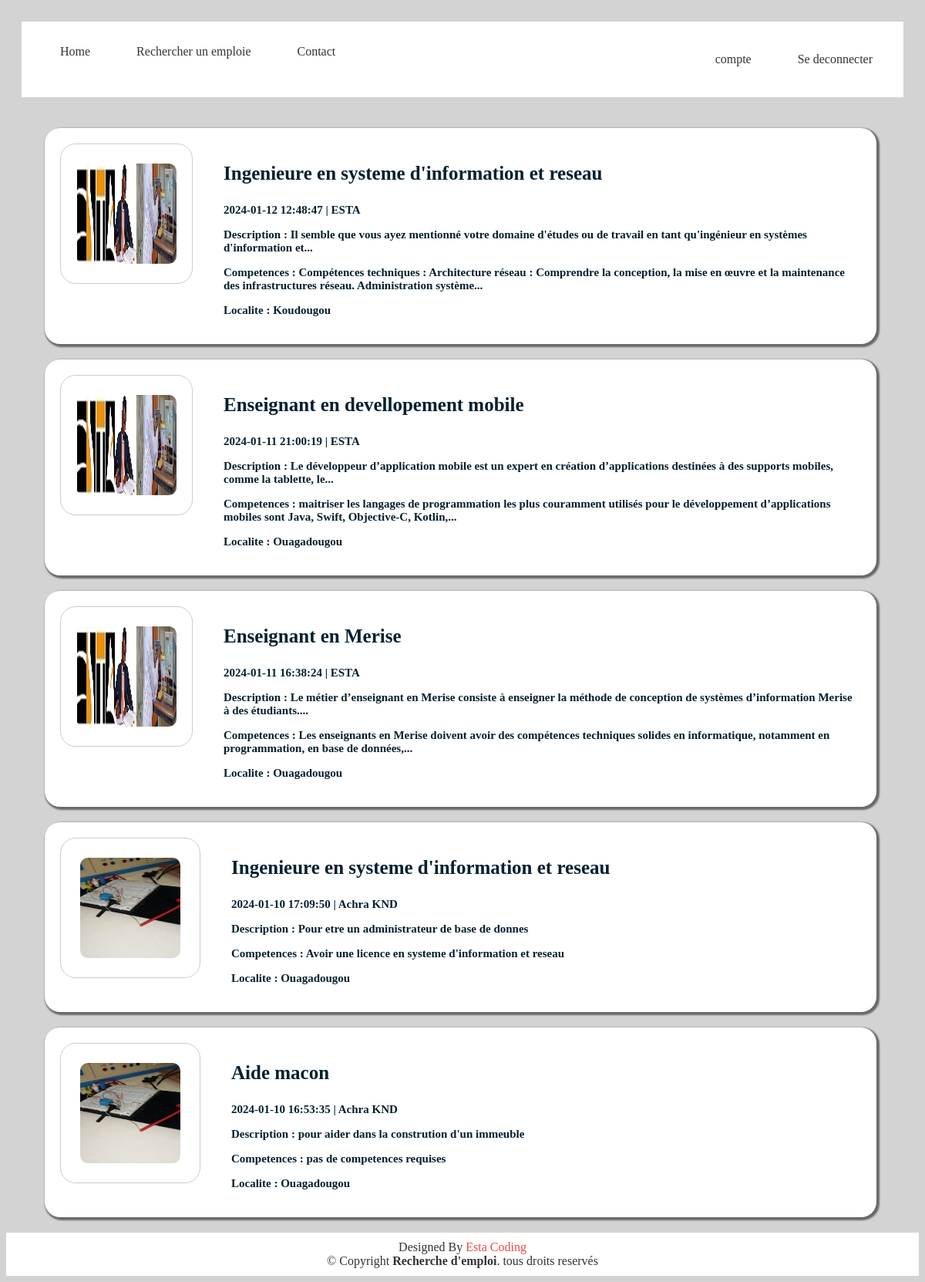
/ (signed in), run on the app's committed database.
### tables this page shows
CREATE TABLE `emploi` (
  `id_emploi` int NOT NULL,
  `id_entreprise` int NOT NULL,
  `poste` varchar(250) NOT NULL,
  `contrat` varchar(250) NOT NULL,
  `nombre` int NOT NULL,
  `Description` longtext NOT NULL,
  `competence` text NOT NULL,
  `localite` varchar(250) NOT NULL,
  `image` varchar(250) NOT NULL,
  `secteur_activite` varchar(250) NOT NULL,
  `niveau` varchar(250) NOT NULL,
  `date_publication` timestamp NULL DEFAULT CURRENT_TIMESTAMP,
  `date_modification` timestamp NULL DEFAULT CURRENT_TIMESTAMP,
  `views` int DEFAULT '0'
);

CREATE TABLE `entreprise` (
  `id_entreprise` int NOT NULL,
  `nom_entreprise` varchar(255) DEFAULT NULL,
  `adresse_entreprise` varchar(250) DEFAULT NULL,
  `email_entreprise` varchar(250) DEFAULT NULL,
  `password_entreprise` varchar(250) DEFAULT NULL,
  `logo_entreprise` varchar(250) DEFAULT NULL,
  `site` varchar(250) DEFAULT NULL,
  `ville` varchar(250) DEFAULT NULL,
  `code_postal` int DEFAULT NULL,
  `nom` varchar(250) DEFAULT NULL,
  `prenom` varchar(250) DEFAULT NULL,
  `fonction` varchar(250) DEFAULT NULL,
  `numero` int DEFAULT NULL
);

### PHP/accueil.php (the view, shortened to what this page needs)
<?php
function couperPhrase($phrase, $nombreDeMots = 19) {
    $mots = explode(" ", $phrase);
    if (count($mots) > $nombreDeMots) {
        $motsCoupes = array_slice($mots, 0, $nombreDeMots);
        $phraseCoupée = implode(" ", $motsCoupes);
        $phraseCoupée .= "...";
        return $phraseCoupée;
    } else {
        return $phrase;
    }
}
$serveur = "localhost";
$nomUtilisateur = "test";
$motDePasse = "MyP@ssw0rd123";
$nomBaseDeDonnees = "emploi";
$conn = mysqli_connect($serveur, $nomUtilisateur, $motDePasse, $nomBaseDeDonnees)
or die("La connexion à la base de données a échoué : " . mysqli_connect_error());
$sql = mysqli_query($conn, "SELECT emploi.*, entreprise.*
                            from emploi emploi
                            JOIN entreprise ON emploi.id_entreprise = entreprise.id_entreprise
                            ORDER BY date_publication DESC");
?>
<div class="listes">
    <?php if (mysqli_num_rows($sql)>0):  ?>
        <div class="colonne">
            <?php foreach($sql as $offre) : ?>
                <a href="/offre/voirPlus?id=<?=$offre['id_emploi']?>" class="content">
                    <div class="image">
                        <img src="image/<?=$offre['logo_entreprise']?>" alt="">
                    </div>
                    <div class="details">
                        <p class="titre"> <?=$offre['poste']?> </p>
                        <p class="soustitre"><?= $offre['date_publication'] ." | ". $offre['nom_entreprise'] ?></p>
                        <p class="moyentitre">Description : <?=  couperPhrase($offre['Description'])?></p>
                        <p class="moyentitre">Competences : <?= couperPhrase($offre['competence'])?></p>
                        <p class="moyentitre">Localite : <?= $offre['localite']?></p>
                    </div>
                </a>
            <?php endforeach; ?>
        </div>
    <?php endif; ?>
</div>

### CSS/template.css (style rules this page uses)
body { background-color: lightgray; display: flex; flex-direction: column; min-height: 100vh; }

### PHP/accueil.php (style rules this page uses)
.listes { display: flex; justify-content: center; }
a { text-decoration: none; }
.colonne { display: block; width: 100%; }
.content { display: flex; background-color: #fff; box-shadow: 2px 2px 2px 2px rgba(0,0,0,.5); padding: 20px; margin: 20px; border-radius: 20px; width: 90%; }
.image { width: 140px; height: 140px; display: flex; justify-content: center; align-items: center; padding: 20px; background-color: #fff; border-radius: 20px; border: 1px solid #ccc; }
img { width: 130px; height: 130px; border-radius: 10px; }
.details { margin-left: 40px; }
.titre { font-size: 25px; color: #04202e; font-weight: 600; }
.soustitre { font-size: 15px; color: #04202e; font-weight: 600; }
.moyentitre { font-size: 15px; color: #04202e; font-weight: 600; }

### index.php (style rules this page uses)
body { background-color: lightgray; display: flex; flex-direction: column; min-height: 100vh; }

### data on the page
emploi: id_entreprise.logo_entreprise (picture), poste "Ingenieure en systeme d'information et reseau", date_publication "2024-01-12 12:48:47", id_entreprise.nom_entreprise "ESTA", Description "Il semble que vous ayez mentionné votre domaine d'études ou de travail en tant qu'ingénieur en systèmes d'information et...", competence "Compétences techniques : Architecture réseau : Comprendre la conception, la mise en œuvre et la maintenance des infrastructures réseau. Administration système...", localite "Koudougou"
emploi: id_entreprise.logo_entreprise (picture), poste "Enseignant en devellopement mobile", date_publication "2024-01-11 21:00:19", id_entreprise.nom_entreprise "ESTA", Description "Le développeur d’application mobile est un expert en création d’applications destinées à des supports mobiles, comme la tablette, le...", competence "maitriser les langages de programmation les plus couramment utilisés pour le développement d’applications mobiles sont Java, Swift, Objective-C, Kotlin,...", localite "Ouagadougou"
emploi: id_entreprise.logo_entreprise (picture), poste "Enseignant en Merise", date_publication "2024-01-11 16:38:24", id_entreprise.nom_entreprise "ESTA", Description "Le métier d’enseignant en Merise consiste à enseigner la méthode de conception de systèmes d’information Merise à des étudiants....", competence "Les enseignants en Merise doivent avoir des compétences techniques solides en informatique, notamment en programmation, en base de données,...", localite "Ouagadougou"
emploi: id_entreprise.logo_entreprise (picture), poste "Ingenieure en systeme d'information et reseau", date_publication "2024-01-10 17:09:50", id_entreprise.nom_entreprise "Achra KND", Description "Pour etre un administrateur de base de donnes", competence "Avoir une licence en systeme d'information et reseau", localite "Ouagadougou"
emploi: id_entreprise.logo_entreprise (picture), poste "Aide macon", date_publication "2024-01-10 16:53:35", id_entreprise.nom_entreprise "Achra KND", Description "pour aider dans la constrution d'un immeuble", competence "pas de competences requises", localite "Ouagadougou"
